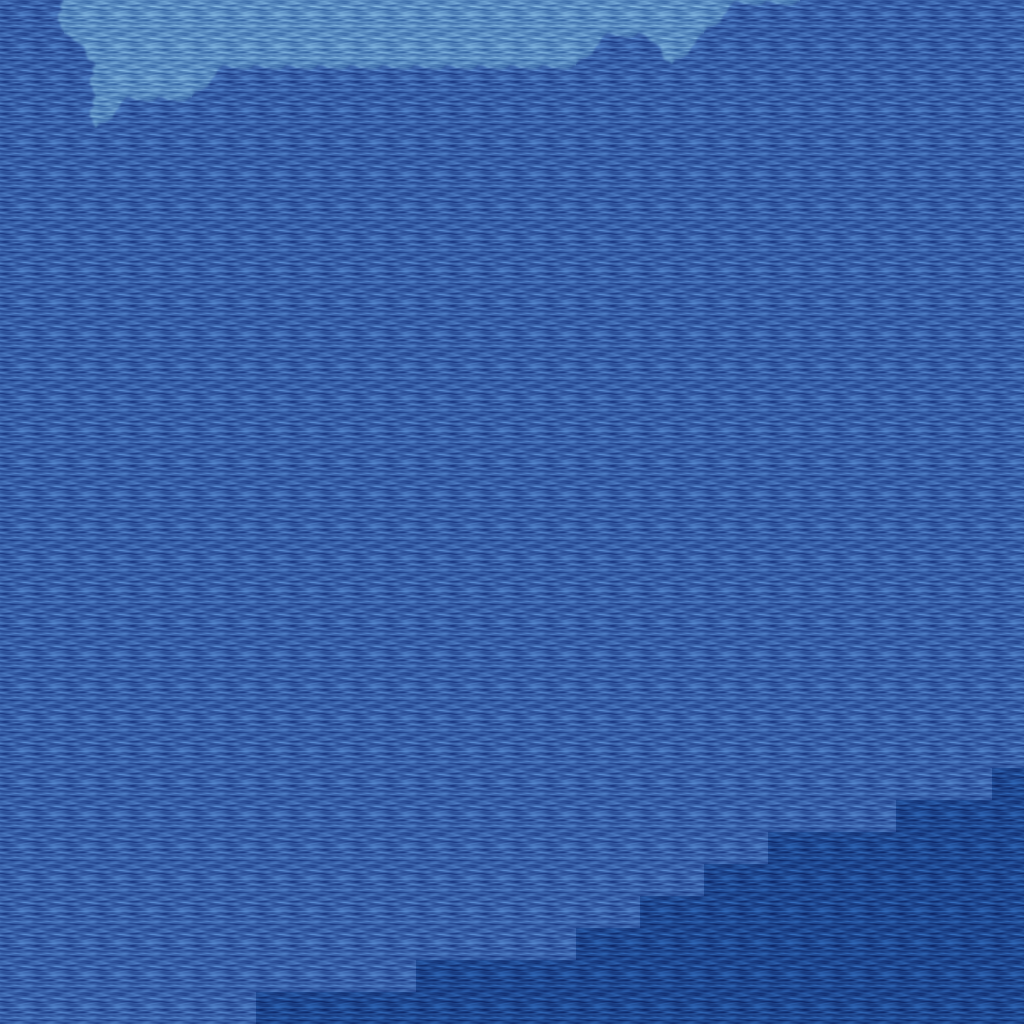

Tiled map render using the project's own tile images. Description and the map definition, with tile-layer contents summarised, below:
An orthogonal 32x32 tile map with 32x32 px tiles, 5 tile layers (Ground, Objects, Objects2, Above, ...), 1 hidden layer not drawn, 12 tilesets.

<map version="1.10" tiledversion="1.11.0" orientation="orthogonal" renderorder="right-down" width="32" height="32" tilewidth="32" tileheight="32" infinite="0" nextlayerid="11" nextobjectid="1">
 <tileset firstgid="1" name="ground_ground" tilewidth="32" tileheight="32" tilecount="33" columns="3">
  <image source="../drawable/ground_ground.png" width="96" height="352" />
 </tileset>
 <tileset firstgid="34" name="ground_water_pool" tilewidth="32" tileheight="32" tilecount="72" columns="3">
  <image source="../drawable/ground_water_pool.png" width="96" height="768" />
 </tileset>
 <tileset firstgid="106" name="ground_grass_edges" tilewidth="32" tileheight="32" tilecount="36" columns="12">
  <image source="../drawable/ground_grass_edges.png" width="384" height="96" />
 </tileset>
 <tileset firstgid="142" name="ground_grass_corners" tilewidth="32" tileheight="32" tilecount="24" columns="6">
  <image source="../drawable/ground_grass_corners.png" width="192" height="128" />
 </tileset>
 <tileset firstgid="166" name="building_wall_wood" tilewidth="32" tileheight="32" tilecount="16" columns="4">
  <image source="../drawable/building_wall_wood.png" width="128" height="128" />
 </tileset>
 <tileset firstgid="182" name="plant_grasses" tilewidth="32" tileheight="32" tilecount="6" columns="3">
  <image source="../drawable/plant_grasses.png" width="96" height="64" />
 </tileset>
 <tileset firstgid="188" name="plant_flower_daisy_yellow" tilewidth="32" tileheight="32" tilecount="8" columns="2">
  <image source="../drawable/plant_flower_daisy_yellow.png" width="64" height="128" />
 </tileset>
 <tileset firstgid="196" name="plant_flower_daisy_blue" tilewidth="32" tileheight="32" tilecount="8" columns="2">
  <image source="../drawable/plant_flower_daisy_blue.png" width="64" height="128" />
 </tileset>
 <tileset firstgid="204" name="building_door_door_w" tilewidth="32" tileheight="32" tilecount="6" columns="2">
  <image source="../drawable/building_door_door_w.png" width="64" height="96" />
 </tileset>
 <tileset firstgid="210" name="building_door_door_e" tilewidth="32" tileheight="32" tilecount="6" columns="2">
  <image source="../drawable/building_door_door_e.png" width="64" height="96" />
 </tileset>
 <tileset firstgid="216" name="logic_creature_animal" tilewidth="32" tileheight="32" tilecount="32" columns="8">
  <image source="../drawable/logic_creature_animal.png" width="256" height="128" />
 </tileset>
 <tileset firstgid="248" name="logic_collision" tilewidth="32" tileheight="32" tilecount="1" columns="1">
  <image source="../drawable/logic_collision.png" width="32" height="32" />
 </tileset>
 <layer id="1" name="Ground" width="32" height="32">
  <data>[1024 cells, 1024 non-empty, 5 distinct tile ids]</data>
 </layer>
 <layer id="2" name="Objects" width="32" height="32">
  <data>[1024 cells, 22 non-empty, 3 distinct tile ids]</data>
 </layer>
 <layer id="3" name="Objects2" width="32" height="32">
  <data>[1024 cells, 0 non-empty, 0 distinct tile ids]</data>
 </layer>
 <layer id="4" name="Above" width="32" height="32">
  <data>[1024 cells, 0 non-empty, 0 distinct tile ids]</data>
 </layer>
 <layer id="5" name="Above2" width="32" height="32">
  <data>[1024 cells, 0 non-empty, 0 distinct tile ids]</data>
 </layer>
 <layer id="6" name="Walkable" width="32" height="32" visible="0">
  <data>[1024 cells, 986 non-empty, 1 distinct tile ids]</data>
 </layer>
 <objectgroup id="7" name="Mapevents" />
 <objectgroup id="8" name="Spawn" />
 <objectgroup id="9" name="Keys" />
 <objectgroup id="10" name="Replace" />
</map>
